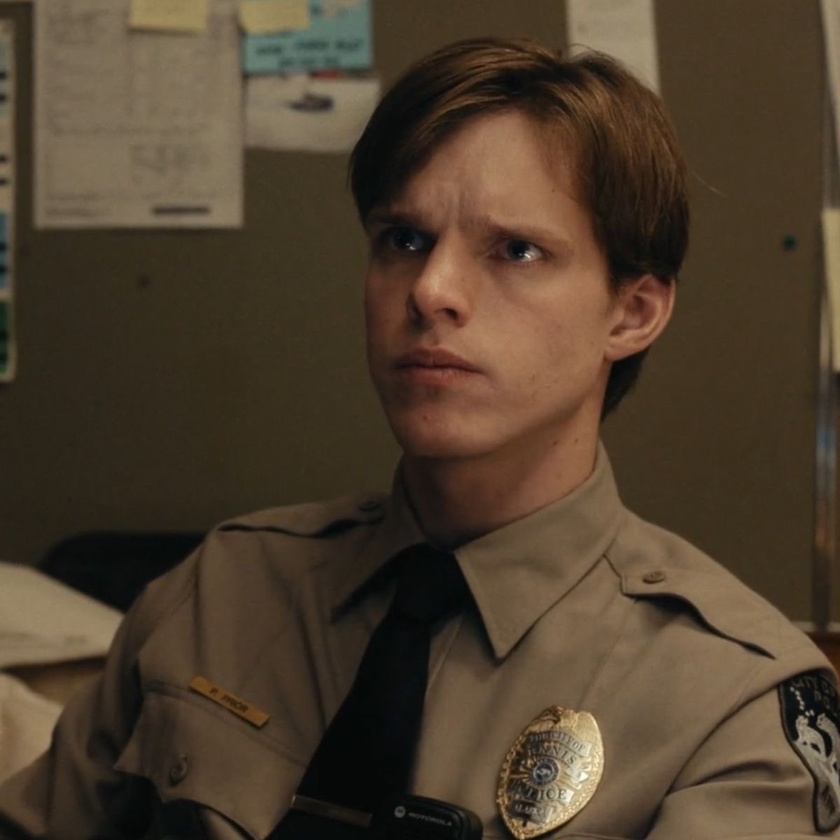
#> input picture 26032026/ExTCC.jfif, 840 x 840 px, shrunk from 1200 x 1200 before the run
$ python HistogramaNumpy.py
#> lines starting #> are read from the running program, lines starting #| are printed output that depends on the picture
import cv2 as cv
import numpy as np
from matplotlib import pyplot as plt

src = cv.imread('ExTCC.jfif', cv.IMREAD_COLOR)
#> src is the input picture: shape (840, 840, 3); mean B, G, R 45.9, 63, 78.5
if src is None:
    print("Can't open image")
else:
    cv.imshow("Input", src)
    plt.hist(src.ravel(),256,[0,256]);
    plt.xlim([0, 256])
    plt.show()
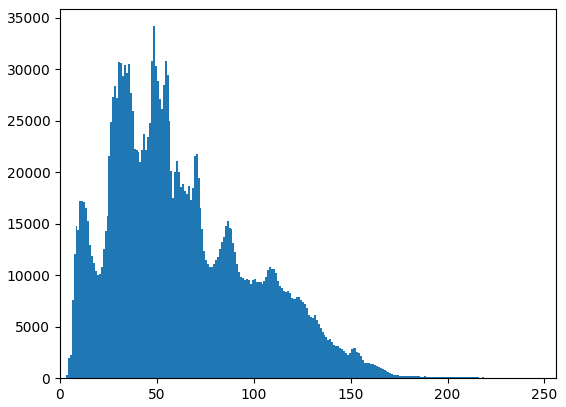
#> figure drawn by matplotlib, 1 panel; tallest bar 34192 high, from x = 48 to 49
    cv.waitKey(0)
    cv.destroyAllWindows()

$ run again, with 26032026/Aerion.jfif copied over 26032026/ExTCC.jfif
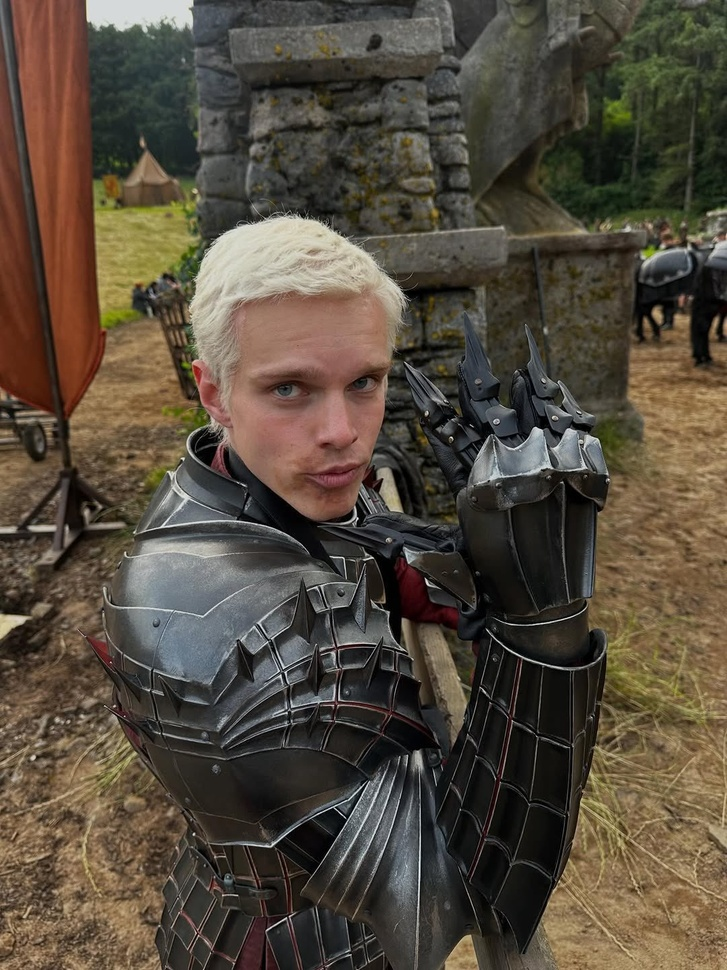
#> input picture 26032026/Aerion.jfif, 727 x 970 px, shrunk from 1080 x 1440 before the run
#> src is the input picture: shape (970, 727, 3); mean B, G, R 61.4, 75, 84.9
#> `plt.show()`:
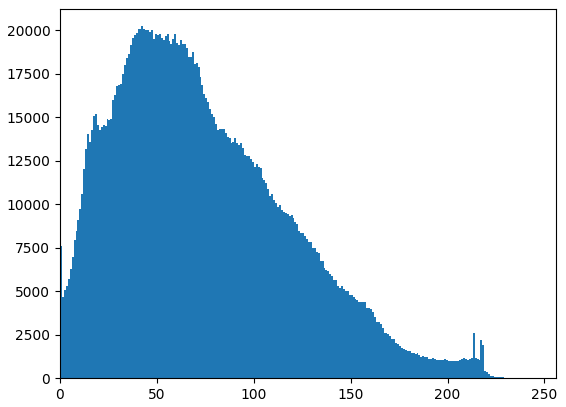
#> figure drawn by matplotlib, 1 panel; tallest bar 20221 high, from x = 42 to 43
